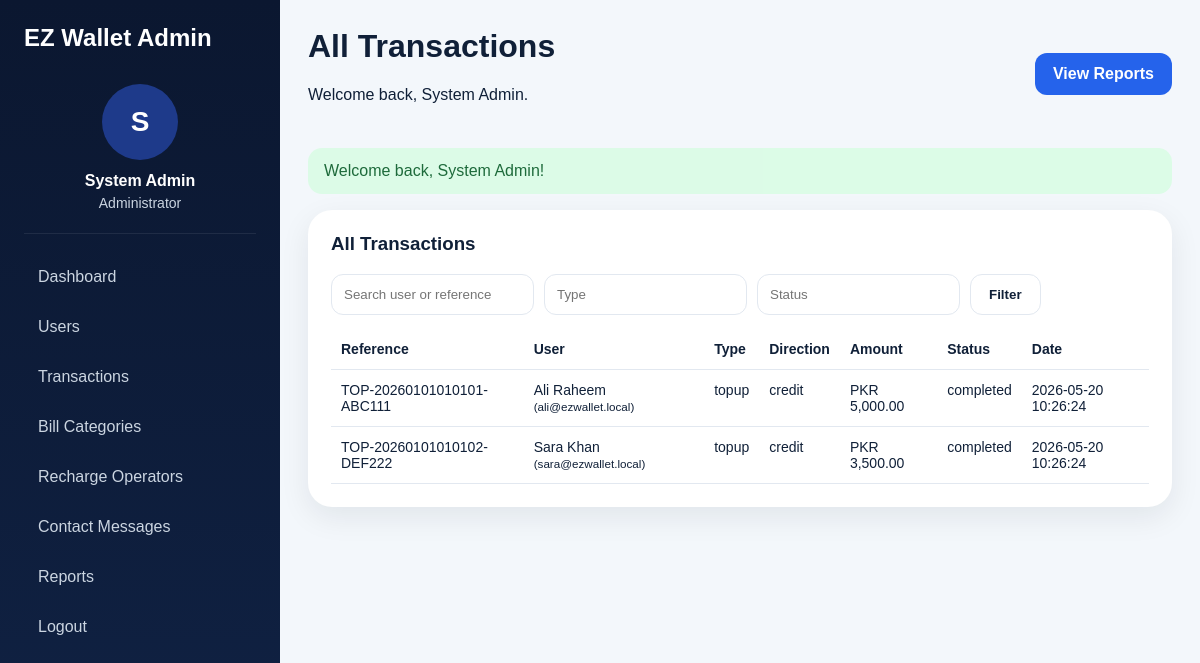
/public/index.php?route=admin/transactions (signed in), run on the app's committed database.
### tables this page shows
CREATE TABLE wallets (id INT AUTO_INCREMENT PRIMARY KEY,user_id INT NOT NULL UNIQUE,balance DECIMAL(12,2) NOT NULL DEFAULT 0.00,created_at DATETIME NOT NULL,updated_at DATETIME NOT NULL,CONSTRAINT fk_wallet_user FOREIGN KEY (user_id) REFERENCES users(id) ON DELETE CASCADE);

CREATE TABLE users (id INT AUTO_INCREMENT PRIMARY KEY,name VARCHAR(120) NOT NULL,username VARCHAR(80) NOT NULL UNIQUE,email VARCHAR(150) NOT NULL UNIQUE,phone VARCHAR(30) NOT NULL,password_hash VARCHAR(255) NOT NULL,role ENUM('admin','user') NOT NULL DEFAULT 'user',status ENUM('active','inactive') NOT NULL DEFAULT 'active',avatar VARCHAR(255) NULL,created_at DATETIME NOT NULL,updated_at DATETIME NOT NULL);

CREATE TABLE transactions (id INT AUTO_INCREMENT PRIMARY KEY,reference_no VARCHAR(60) NOT NULL,user_id INT NOT NULL,related_user_id INT NULL,type ENUM('topup','transfer','bill_payment','recharge') NOT NULL,direction ENUM('credit','debit') NOT NULL,amount DECIMAL(12,2) NOT NULL,fee DECIMAL(12,2) NOT NULL DEFAULT 0.00,description VARCHAR(255) NULL,status ENUM('pending','completed','failed') NOT NULL DEFAULT 'completed',created_at DATETIME NOT NULL,INDEX idx_transaction_user (user_id),INDEX idx_reference (reference_no),CONSTRAINT fk_transaction_user FOREIGN KEY (user_id) REFERENCES users(id) ON DELETE CASCADE,CONSTRAINT fk_transaction_related_user FOREIGN KEY (related_user_id) REFERENCES users(id) ON DELETE SET NULL);

### controllers/BaseController.php (called while the page is built, shortened)
<?php
abstract class BaseController
{
    protected function view(string $view, array $data = [], string $layout = 'app'): void
    {
        extract($data);
        $layoutFile = __DIR__ . '/../views/layouts/' . $layout . '.php';
        require $layoutFile;
    }
}

### controllers/AdminController.php (called while the page is built, shortened)
<?php
class AdminController extends BaseController
{
    public function transactions(): void { require_admin(); $filters=['search'=>trim($_GET['search'] ?? ''),'type'=>trim($_GET['type'] ?? ''),'status'=>trim($_GET['status'] ?? '')]; $this->view('admin/transactions', ['title'=>'All Transactions','transactions'=>(new Transaction())->all($filters),'filters'=>$filters], 'admin'); }
}

### public/index.php (called while the page is built, shortened)
<?php
require_once __DIR__ . '/../routes/web.php';
$route = $_GET['route'] ?? 'home';
[$controllerClass, $method] = $routes[$route];
$controller = new $controllerClass();
$controller->$method();

### config/database.php (called while the page is built)
<?php
class Database
{
    private static ?PDO $instance = null;
    public static function getInstance(): PDO
    {
        if (self::$instance === null) {
            $config = require __DIR__ . '/app.php';
            $db = $config['db'];
            $dsn = sprintf(
                'mysql:host=%s;port=%s;dbname=%s;charset=%s',
                $db['host'],
                $db['port'],
                $db['database'],
                $db['charset']
            );
            self::$instance = new PDO($dsn, $db['username'], $db['password'], [
                PDO::ATTR_ERRMODE => PDO::ERRMODE_EXCEPTION,
                PDO::ATTR_DEFAULT_FETCH_MODE => PDO::FETCH_ASSOC,
                PDO::ATTR_EMULATE_PREPARES => false,
            ]);
        }
        return self::$instance;
    }
}

### models/BaseModel.php (called while the page is built, shortened)
<?php
abstract class BaseModel
{
    public function __construct()
    {
        $this->db = Database::getInstance();
    }
}

### models/User.php (called while the page is built, shortened)
<?php
class User extends BaseModel
{
    public function findById(int $id): ?array
    {
        $stmt = $this->db->prepare("SELECT u.*, w.balance FROM users u LEFT JOIN wallets w ON w.user_id=u.id WHERE u.id=?");
        $stmt->execute([$id]);
        return $stmt->fetch() ?: null;
    }
}

### includes/auth.php (called while the page is built, shortened)
<?php
function auth_user(): ?array
{
    if (!empty($_SESSION['user_id'])) {
        return (new User())->findById((int)$_SESSION['user_id']);
    }
    return null;
}

### includes/helpers.php (called while the page is built, shortened)
<?php
function app_config(): array
{
    static $config = null;
    if ($config === null) {
        $config = require __DIR__ . '/../config/app.php';
    }
    return $config;
}
function base_url(string $path = ''): string
{
    $base = rtrim(app_config()['base_path'], '/');
    $path = ltrim($path, '/');
    return $base . ($path ? '/' . $path : '');
}
function e(?string $value): string
{
    return htmlspecialchars((string)$value, ENT_QUOTES, 'UTF-8');
}
function money(float $amount): string
{
    return app_config()['currency'] . ' ' . number_format($amount, 2);
}
function current_route(): string
{
    return $_GET['route'] ?? 'home';
}
function route_is(string $route): bool
{
    return current_route() === $route;
}

### config/app.php (called while the page is built)
<?php
return [
    'app_name' => 'EZ Wallet Secure Financial Transaction',
    'base_path' => '/ez_wallet_secure/public',
    'db' => [
        'host' => '127.0.0.1',
        'port' => '3306',
        'database' => 'ez_wallet_secure',
        'username' => 'root',
        'password' => '',
        'charset' => 'utf8mb4',
    ],
    'currency' => 'PKR',
    'upload_dir' => dirname(__DIR__) . '/uploads/avatars',
    'max_upload_size' => 2097152,
];

### models/Transaction.php (called while the page is built, shortened)
<?php
class Transaction extends BaseModel
{
    public function all(array $filters=[]): array
    {
        $sql="SELECT t.*, u.name, u.email FROM transactions t INNER JOIN users u ON u.id=t.user_id WHERE 1=1"; $params=[];
        $sql.=" ORDER BY t.created_at DESC"; $stmt=$this->db->prepare($sql); $stmt->execute($params); return $stmt->fetchAll();
    }
}

### views/admin/transactions.php (the view)
<div class="card"><div class="card-head"><h3>All Transactions</h3></div><form method="get" action="<?= base_url('index.php') ?>" class="filter-form"><input type="hidden" name="route" value="admin/transactions"><input type="text" name="search" placeholder="Search user or reference" value="<?= e($filters['search']) ?>"><input type="text" name="type" placeholder="Type" value="<?= e($filters['type']) ?>"><input type="text" name="status" placeholder="Status" value="<?= e($filters['status']) ?>"><button class="btn btn-outline" type="submit">Filter</button></form><div class="table-wrap"><table><thead><tr><th>Reference</th><th>User</th><th>Type</th><th>Direction</th><th>Amount</th><th>Status</th><th>Date</th></tr></thead><tbody><?php foreach ($transactions as $tx): ?><tr><td><?= e($tx['reference_no']) ?></td><td><?= e($tx['name']) ?> <small>(<?= e($tx['email']) ?>)</small></td><td><?= e($tx['type']) ?></td><td><?= e($tx['direction']) ?></td><td><?= money((float)$tx['amount']) ?></td><td><?= e($tx['status']) ?></td><td><?= e($tx['created_at']) ?></td></tr><?php endforeach; ?><?php if (!$transactions): ?><tr><td colspan="7">No transactions found.</td></tr><?php endif; ?></tbody></table></div></div>

### views/partials/admin_sidebar.php
<?php $auth = auth_user(); ?><aside class="sidebar admin-sidebar"><div class="sidebar-brand">EZ Wallet Admin</div><div class="sidebar-user"><div class="avatar-circle admin-avatar"><span><?= strtoupper(substr($auth['name'], 0, 1)) ?></span></div><h4><?= e($auth['name']) ?></h4><p>Administrator</p></div><nav class="sidebar-nav"><a href="<?= base_url('index.php?route=admin/dashboard') ?>" class="<?= route_is('admin/dashboard') ? 'active' : '' ?>">Dashboard</a><a href="<?= base_url('index.php?route=admin/users') ?>">Users</a><a href="<?= base_url('index.php?route=admin/transactions') ?>">Transactions</a><a href="<?= base_url('index.php?route=admin/bill-categories') ?>">Bill Categories</a><a href="<?= base_url('index.php?route=admin/operators') ?>">Recharge Operators</a><a href="<?= base_url('index.php?route=admin/contact-messages') ?>">Contact Messages</a><a href="<?= base_url('index.php?route=admin/reports') ?>">Reports</a><a href="<?= base_url('index.php?route=logout') ?>">Logout</a></nav></aside>

### views/partials/dashboard_header.php
<?php $auth = auth_user(); ?><header class="dashboard-header"><div><h1><?= e($title ?? 'Dashboard') ?></h1><p>Welcome back, <?= e($auth['name']) ?>.</p></div><div class="header-actions"><?php if ($auth['role'] === 'user'): ?><a href="<?= base_url('index.php?route=wallet/send-money') ?>" class="btn btn-primary">Send Money</a><a href="<?= base_url('index.php?route=wallet/add-money') ?>" class="btn btn-outline">Add Money</a><?php else: ?><a href="<?= base_url('index.php?route=admin/reports') ?>" class="btn btn-primary">View Reports</a><?php endif; ?></div></header>

### assets/css/app.css (style rules this page uses)
:root { --bg:#07111f;--bg2:#0c1b31;--text:#102038;--muted:#64748b;--primary:#2563eb;--primary2:#1d4ed8;--success:#15803d;--danger:#dc2626;--border:#e2e8f0 }
* { box-sizing:border-box }
body { margin:0;font-family:Arial,Helvetica,sans-serif;color:var(--text);background:#f3f7fb }
a { text-decoration:none;color:var(--primary) }
h1,h2,h3,h4,p { margin-top:0 }
.btn { display:inline-flex;align-items:center;justify-content:center;padding:12px 18px;border-radius:12px;border:none;cursor:pointer;font-weight:700 }
.btn-primary { background:var(--primary);color:#fff }
.btn-outline { background:#fff;border:1px solid var(--border);color:var(--text) }
.glass-card,.card,.info-card,.auth-card,.form-card,.stat-card { background:#fff;border:1px solid rgba(255,255,255,.4);border-radius:24px;box-shadow:0 10px 30px rgba(15,23,42,.08) }
.sidebar { background:linear-gradient(180deg,#0b1730,#102244);color:#fff;padding:24px;position:sticky;top:0;height:100vh }
.sidebar-brand { font-size:24px;font-weight:800;margin-bottom:20px }
.sidebar-user { text-align:center;padding:12px 0 22px;border-bottom:1px solid rgba(255,255,255,.08) }
.avatar-circle { width:76px;height:76px;border-radius:50%;background:#1e3a8a;display:grid;place-items:center;margin:0 auto 12px;font-size:28px;font-weight:800;overflow:hidden }
.sidebar-user h4 { margin:0 0 5px }
.sidebar-user p { margin:0;color:#cbd5e1;font-size:14px }
.sidebar-nav { display:grid;gap:8px;margin-top:22px }
.sidebar-nav a { color:#cbd5e1;padding:12px 14px;border-radius:14px }
.dashboard-header { display:flex;justify-content:space-between;align-items:center;padding:28px 28px 0;gap:16px }
.header-actions { display:flex;gap:10px;flex-wrap:wrap }
.card { padding:22px }
.card-head { margin-bottom:18px }
.table-wrap { overflow:auto }
table { width:100%;border-collapse:collapse }
th,td { padding:12px 10px;border-bottom:1px solid var(--border);text-align:left;vertical-align:top;font-size:14px }
.filter-form { display:flex;gap:10px;flex-wrap:wrap;margin-bottom:14px }
.filter-form input,.inline-form input { padding:10px 12px;border:1px solid var(--border);border-radius:12px }

### data on the page
wallets: user.name "S", user.name "System Admin"
transactions: reference_no "TOP-20260101010101-ABC111", user.name "Ali Raheem", user.email "ali@ezwallet.local", type "topup", direction "credit", amount "PKR 5,000.00", status "completed", created_at "2026-05-20 10:26:24"
transactions: reference_no "TOP-20260101010102-DEF222", user.name "Sara Khan", user.email "sara@ezwallet.local", type "topup", direction "credit", amount "PKR 3,500.00", status "completed", created_at "2026-05-20 10:26:24"

### other printed values
$title "All Transactions"
$flash['message'] "Welcome back, System Admin!"
